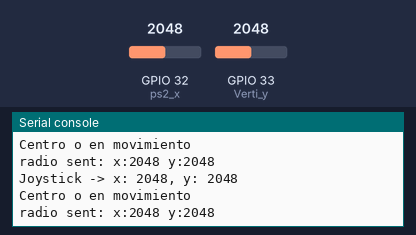
Recording of a program running on a simulated ESP32 board running MicroPython. Parts: the last lines printed to the serial console. The inputs (shaded band) are chosen by the test bench; at power-on: GPIO 32 (ps2_x) = 2048, GPIO 33 (Verti_y) = 2048 (analog values on the 0–4095 scale). No radio messages arrive unless stated (any console line starting 'radio sent:' is added by the test bench).

Above: at 4.4 s.
4.5 s: GPIO 32 (ps2_x) set to 91
At 5.4 s:
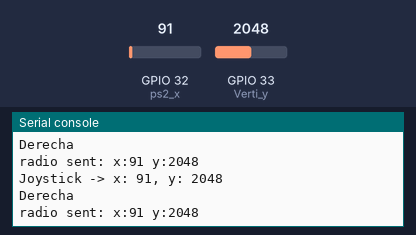
6.0 s: GPIO 32 (ps2_x) set to 104
At 7.1 s:
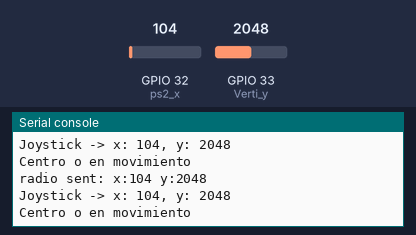
7.6 s: GPIO 33 (Verti_y) set to 94
At 8.7 s:
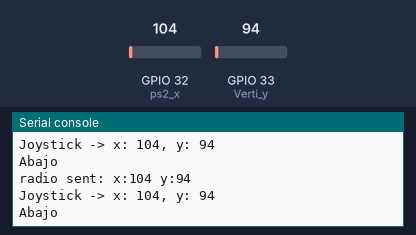
9.1 s: GPIO 33 (Verti_y) set to 108
At 11.08 s:
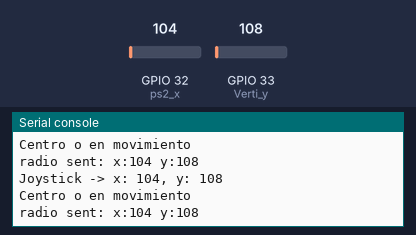
Timing chart, 0 to 11.6 s (numbered marks = the images above; inputs shaded):
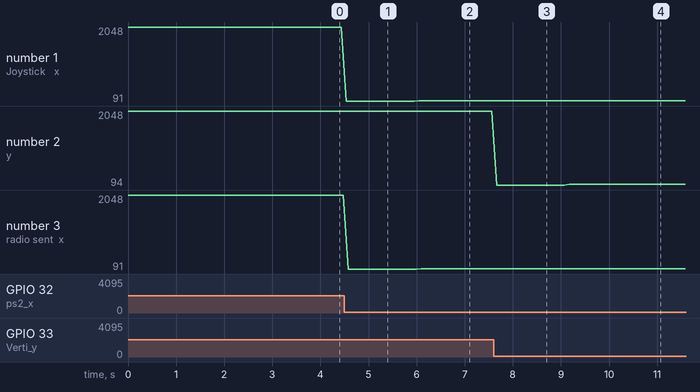

The program:

client_joystick_espnow.py
```python
import uasyncio as asyncio
from machine import ADC, Pin
import network
import espnow

# Configurar la interfaz WLAN en modo estación
sta = network.WLAN(network.STA_IF)
sta.active(True)

# Inicializar ESPNow
e = espnow.ESPNow()
e.active(True)

# Agregar un peer (cambia la MAC por la de tu dispositivo receptor)
peer = b'\xe0\x5a\x1b\x5f\xd6\x5c'  # MAC address en formato binario
e.add_peer(peer)

# Configurar los pines ADC para leer los valores del joystick
Verti_y = ADC(Pin(33))
Verti_y.atten(ADC.ATTN_11DB)

ps2_x = ADC(Pin(32))
ps2_x.atten(ADC.ATTN_11DB)

# Variables compartidas y evento para la sincronización
joystick_data = {"x": 0, "y": 0}
data_event = asyncio.Event()

# Función para verificar las esquinas
def verificar_esquina(x, y):
    if x > 4000 and y > 4000:
        return "Arriba-Izquierda"
    elif x < 100 and y < 100:
        return "Abajo-Derecha"
    elif x > 4000 and y < 100:
        return "Abajo-Izquierda"
    elif x < 100 and y > 4000:
        return "Arriba-Derecha"
    elif y < 100 :
        return "Abajo"
    elif y  > 4000 :
        return "Arriba"
    elif x < 100 :
        return "Derecha"
    elif x  > 4000 :
        return "Izquierda"
    else:
        return "Centro o en movimiento"
# Tarea para leer el joystick
async def leer_joystick():
    global joystick_data
    while True:
        rec_x = ps2_x.read()
        rec_y = Verti_y.read()
        joystick_data["x"] = rec_x
        joystick_data["y"] = rec_y
        print(f"Joystick -> x: {rec_x}, y: {rec_y}")
        print(verificar_esquina(rec_x, rec_y))

        # Disparar el evento indicando que hay nuevos datos
        data_event.set()
        await asyncio.sleep(0.1)  # Leer cada 100 ms

# Tarea para enviar datos por ESP-NOW
async def enviar_datos():
    while True:
        # Esperar hasta que haya datos nuevos
        await data_event.wait()
        data_event.clear()  # Limpiar el evento después de procesarlo

        # Enviar los datos por ESP-NOW

        mensaje = "x:{} y:{}".format(joystick_data["x"], joystick_data["y"])
        #mensaje = verificar_esquina(rec_x, rec_y)
        e.send(peer, mensaje)
        #print(f"Enviado -> {mensaje}")

        await asyncio.sleep(0.1)  # Intervalo opcional

# Tarea principal
async def main():
    e.send(peer, "Starting...")  # Mensaje inicial
    print("Comenzando tareas...")

    # Crear tareas asincrónicas
    tarea_joystick = asyncio.create_task(leer_joystick())
    tarea_envio = asyncio.create_task(enviar_datos())

    # Mantener la ejecución
    await asyncio.gather(tarea_joystick, tarea_envio)

# Ejecutar el bucle principal de asyncio
try:
    asyncio.run(main())
except KeyboardInterrupt:
    e.send(peer, b'end')  # Envía el mensaje final
    e.close()
    print("Programa terminado.")
```

Measured:
- the behaviour switches between 99 and 100 on GPIO 32 (ps2_x) (found by bisection; images 1 and 2)
- the behaviour switches between 99 and 100 on GPIO 33 (Verti_y) (found by bisection; images 3 and 4)
- after the input at 4.5 s, the serial console: prints a new line at once (image 1)
- after the input at 6.0 s, the serial console: prints a new line after 0.05 s (image 2)
- after the input at 7.6 s, the serial console: prints a new line after 0.06 s (image 3)
- after the input at 9.1 s, the serial console: prints a new line after 0.07 s (image 4)
- plotted number 1: 2048 → 91 after the input at 4.5 s, 91 → 104 after the input at 6.0 s
- plotted number 2: 2048 → 94 after the input at 7.6 s, 94 → 108 after the input at 9.1 s
